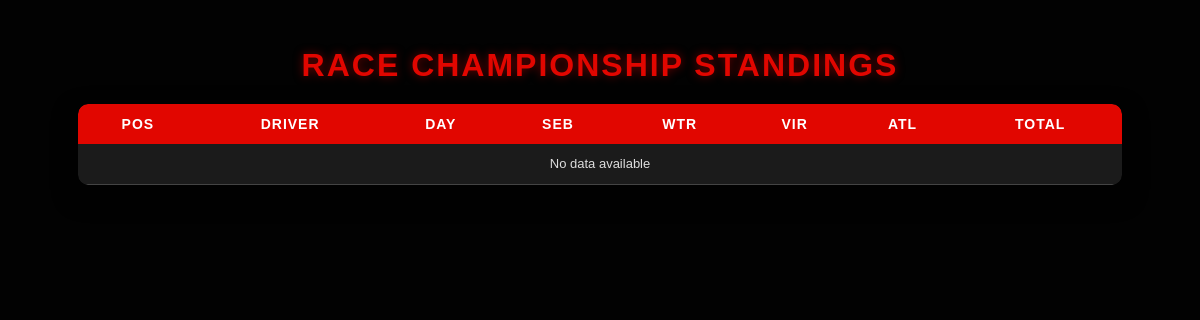
The page /table/table/ on the database as committed earlier.
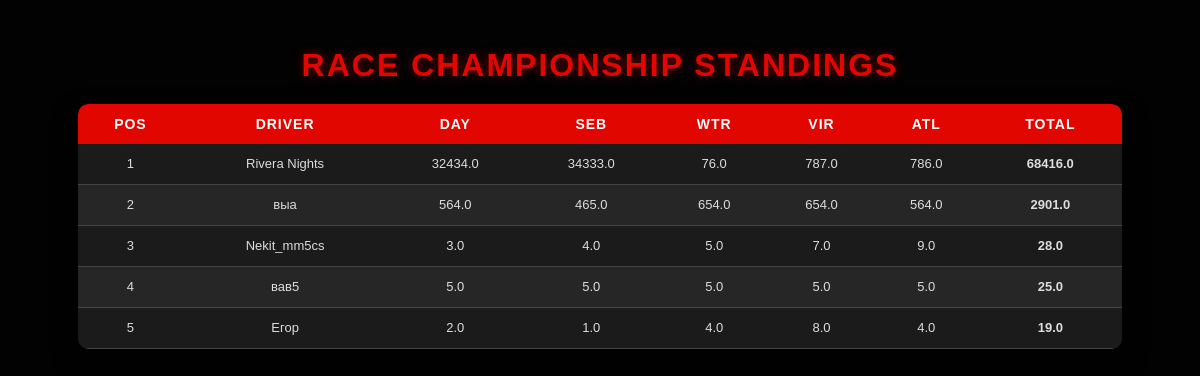
The same page on the database as committed later.
### imsa_table/models.py (models this page shows, shortened)
class RaceParticipant(models.Model):
    name = models.CharField(max_length=100)
    daytona = models.FloatField(default=0)
    sebring = models.FloatField(default=0)
    weathertech = models.FloatField(default=0)
    virginia = models.FloatField(default=0)
    atlanta = models.FloatField(default=0)
    total = models.FloatField(default=0)

### imsa_table/views.py (the view)
# urls.py: path('table/', include('imsa_table.urls')),
def table(request):
    if request.method == 'POST' and request.user.username == "root":
        form = RaceParticipantForm(request.POST)
        if form.is_valid():
            form.save()
            return redirect('table')
    else:
        form = RaceParticipantForm()
    participants = RaceParticipant.objects.all().order_by('-total')
    return render(request, 'imsa_table/table.html', {'participants': participants, 'user': request.user, 'form': form})

### imsa_table/templates/imsa_table/table.html (shortened to what this page needs)
{% load static %}
<!DOCTYPE html>
<html lang="en">
<head>
</head>
<body>
    <h2>Race Championship Standings</h2>
    <div class="table-container">
        <table id="race-table">
            <thead>
                <tr>
                    <th>Pos</th>
                    <th>Driver</th>
                    <th class="track-header" data-track="Daytona International Speedway">DAY</th>
                    <th class="track-header" data-track="Sebring International Raceway">SEB</th>
                    <th class="track-header" data-track="WeatherTech Raceway Laguna Seca">WTR</th>
                    <th class="track-header" data-track="Virginia International Raceway">VIR</th>
                    <th class="track-header" data-track="Michelin Raceway Road Atlanta">ATL</th>
                    <th>Total</th>
                </tr>
            </thead>
            <tbody>
                {% if participants %}
                    {% for participant in participants %}
                    <tr>
                        <td>{{ forloop.counter }}</td>
                        <td>{{ participant.name }}</td>
                        <td>{{ participant.daytona }}</td>
                        <td>{{ participant.sebring }}</td>
                        <td>{{ participant.weathertech }}</td>
                        <td>{{ participant.virginia }}</td>
                        <td>{{ participant.atlanta }}</td>
                        <td><strong>{{ participant.total }}</strong></td>
                    </tr>
                    {% endfor %}
                {% else %}
                    <tr>
                        <td colspan="9">No data available</td>
                    </tr>
                {% endif %}
            </tbody>
        </table>
    </div>
</body>
</html>

### imsa_table/templates/imsa_table/table.html (style rules this page uses)
body { font-family: 'Arial', sans-serif; background-color: #121212; color: #fff; margin: 0; padding: 20px; background-image: linear-gradient(rgba(0, 0, 0, 0.9), rgba(0, 0, 0, 0.9)), url('https://images.unsplash.com/photo-1543351611-58f69d7c1781?ixlib=rb-1.2.1&auto=format&fit=crop&w=1350&q=80'); background-size: cover; background-attachment: fixed; }
h2 { text-align: center; color: #e10600; font-size: 2rem; margin-bottom: 20px; text-transform: uppercase; letter-spacing: 2px; text-shadow: 0 0 10px rgba(225, 6, 0, 0.5); }
.table-container { width: 90%; margin: 0 auto; overflow-x: auto; box-shadow: 0 10px 25px rgba(0, 0, 0, 0.5); border-radius: 10px; }
table { width: 100%; border-collapse: collapse; font-family: 'Arial', sans-serif; margin: 0 auto; text-align: center; background-color: rgba(30, 30, 30, 0.9); border-radius: 10px; overflow: hidden; }
th { background-color: #e10600; color: white; text-align: center; padding: 12px 8px; font-weight: bold; text-transform: uppercase; letter-spacing: 1px; font-size: 14px; position: sticky; top: 0; }
td { padding: 10px 8px; border-bottom: 1px solid #444; font-size: 13px; white-space: nowrap; height: 20px; color: #ddd; }
tr:nth-child(even) { background-color: rgba(50, 50, 50, 0.5); }
.track-header { position: relative; }

Rows that differ between the two databases and show on the page:
added RaceParticipant: name "Rivera Nights", daytona "32434.0", sebring "34333.0", weathertech "76.0", virginia "787.0", atlanta "786.0", total "68416.0"
added RaceParticipant: name "выа", daytona "564.0", sebring "465.0", weathertech "654.0", virginia "654.0", atlanta "564.0", total "2901.0"
added RaceParticipant: name "Nekit_mm5cs", daytona "3.0", sebring "4.0", weathertech "5.0", virginia "7.0", atlanta "9.0", total "28.0"
added RaceParticipant: name "вав5", daytona "5.0", sebring "5.0", weathertech "5.0", virginia "5.0", atlanta "5.0", total "25.0"
added RaceParticipant: name "Егор", daytona "2.0", sebring "1.0", weathertech "4.0", virginia "8.0", atlanta "4.0", total "19.0"
Other text that changed with them:
text no longer shown: "No data available"
